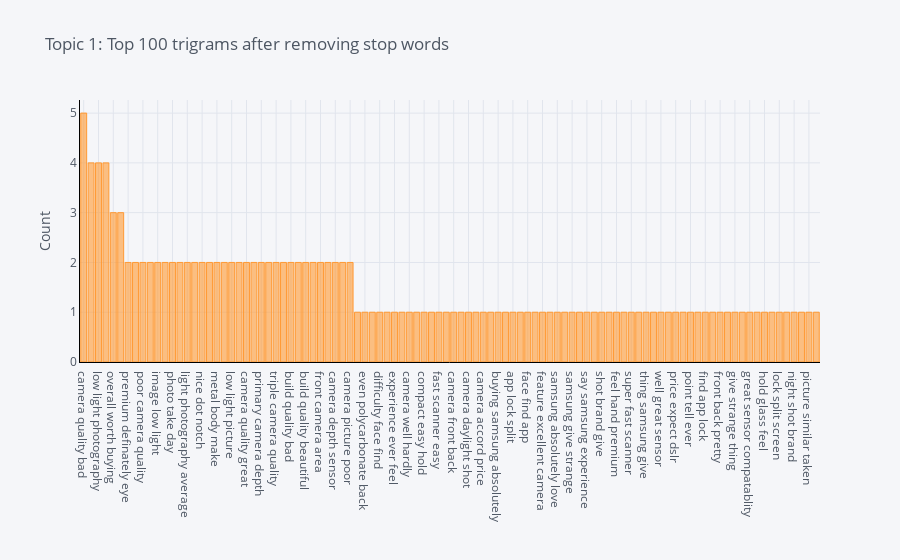

Notebook code for this chart:
### Code cell
plot_model(lda, plot = 'trigram', topic_num = "Topic 1")

### Figure 1 — Plotly figure (JSON) as saved in the notebook; plotly's stock layout.template omitted (floating-point values rounded to 4 significant figures)
{"data": [{"marker": {"color": "rgba(255, 153, 51, 0.6)", "line": {"color": "rgba(255, 153, 51, 1.0)", "width": 1}}, "name": "count", "orientation": "v", "text": "", "type": "bar", "x": ["camera quality bad", "solid build quality", "low light photography", "average camera quality", "overall worth buying", "rear camera quality", "premium definately eye", "portrait mode amazing", "poor camera quality", "detect front camera", "image low light", "depth sensor lead", "photo take day", "quality beautiful design", "light photography average", "day light sharp", "nice dot notch", "definately eye catcher", "metal body make", "low light well", "low light picture", "low light condition", "camera quality great", "low light camera", "primary camera depth", "low light average", "triple camera quality", "excellent product price", "build quality bad", "take day light", "build quality beautiful", "build quality great", "front camera area", "dot notch design", "camera depth sensor", "worth penny spend", "camera picture poor", "ever feel budget", "even polycarbonate back", "dslr level clarity", "difficulty face find", "expect dslr level", "experience ever feel", "would say samsung", "camera well hardly", "daylight shot amazing", "compact easy hold", "charge weak link", "fast scanner easy", "camera well great", "camera front back", "camera disappointing honest", "camera daylight shot", "camera area overheat", "camera accord price", "call quality average", "buying samsung absolutely", "area overheat hot", "app lock split", "accord price expect", "face find app", "hardly say camera", "feature excellent camera", "sometimes freeze second", "samsung absolutely love", "samsung experience ever", "samsung give strange", "say camera well", "say samsung experience", "shot amazing samsung", "shot brand give", "speed meter function", "feel hand premium", "strong point tell", "super fast scanner", "take picture similar", "thing samsung give", "time buying samsung", "well great sensor", "well hardly say", "price expect dslr", "premium even polycarbonate", "point tell ever", "plastic feel fragile", "find app lock", "first time buying", "front back pretty", "function present natively", "give strange thing", "glass feel cheap", "great sensor compatablity", "hand premium even", "hold glass feel", "lack clarity zooming", "lock split screen", "meter function present", "night shot brand", "performance public great", "picture similar taken", "absolutely love experience"], "y": [5, 4, 4, 4, 3, 3, 2, 2, 2, 2, 2, 2, 2, 2, 2, 2, 2, 2, 2, 2, 2, 2, 2, 2, 2, 2, 2, 2, 2, 2, 2, 2, 2, 2, 2, 2, 2, 1, 1, 1, 1, 1, 1, 1, 1, 1, 1, 1, 1, 1, 1, 1, 1, 1, 1, 1, 1, 1, 1, 1, 1, 1, 1, 1, 1, 1, 1, 1, 1, 1, 1, 1, 1, 1, 1, 1, 1, 1, 1, 1, 1, 1, 1, 1, 1, 1, 1, 1, 1, 1, 1, 1, 1, 1, 1, 1, 1, 1, 1, 1]}], "layout": {"legend": {"bgcolor": "#F5F6F9", "font": {"color": "#4D5663"}}, "paper_bgcolor": "#F5F6F9", "plot_bgcolor": "#F5F6F9", "title": {"font": {"color": "#4D5663"}, "text": "Topic 1: Top 100 trigrams after removing stop words"}, "xaxis": {"gridcolor": "#E1E5ED", "linecolor": "black", "showgrid": true, "tickfont": {"color": "#4D5663"}, "title": {"font": {"color": "#4D5663"}, "text": ""}, "zerolinecolor": "#E1E5ED"}, "yaxis": {"gridcolor": "#E1E5ED", "linecolor": "black", "showgrid": true, "tickfont": {"color": "#4D5663"}, "title": {"font": {"color": "#4D5663"}, "text": "Count"}, "zerolinecolor": "#E1E5ED"}}}
